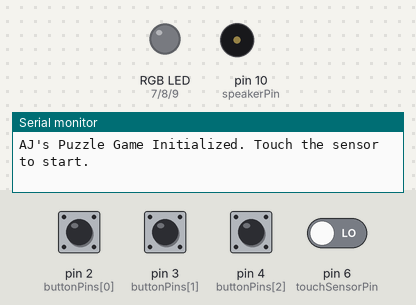
A sketch run on a simulated Arduino Uno, built with avr-gcc and run on an emulated ATmega328P. Shown: an RGB LED mixed from three pins (HIGH = lit), buzzer (waves = sounding), the last lines printed to the serial monitor. The inputs (shaded band) are chosen by the test bench; at power-on: pin 2 (buttonPins[0]), pin 3 (buttonPins[1]), pin 4 (buttonPins[2]) HIGH, pin 6 (touchSensorPin) LOW.

Above: at 1.2 s.
1.3 s: pin 6 (touchSensorPin) driven HIGH
At 2.0 s:
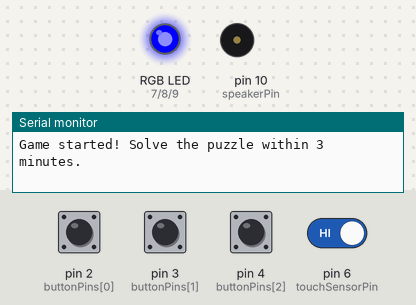
3.9 s: pin 3 (buttonPins[1]) pulled LOW for 0.15 s
At 4.3 s:
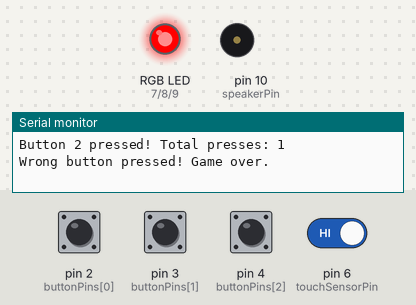
6.9 s: pin 3 (buttonPins[1]) pulled LOW for 1 s
At 7.65 s:
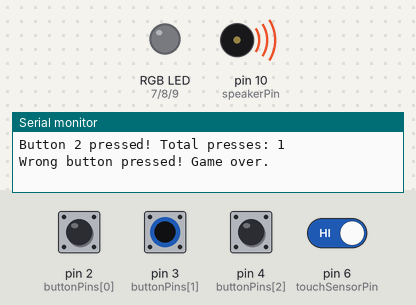
10.3 s: pin 4 (buttonPins[2]) pulled LOW for 0.15 s
At 13.9 s:
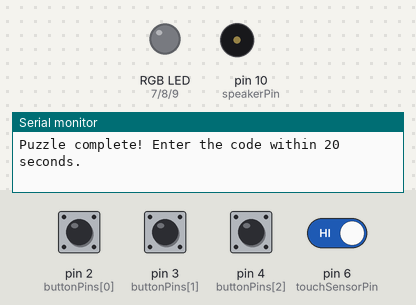
Timing chart, 0 to 14.4 s (numbered marks = the images above; inputs shaded):
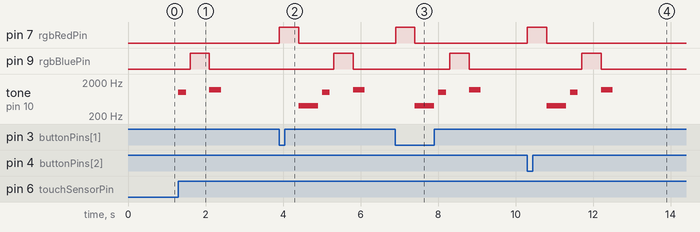

Measured:
- after the input at 1.3 s, pin 9 (rgbBluePin): LOW → HIGH after 0.30 s, → LOW 0.50 s later; tone on pin 10 (speakerPin): silent → 1000 Hz at once, → silent 0.20 s later, → 1200 Hz 0.60 s later, → silent 0.30 s later
- after the input at 3.9 s, pin 7 (rgbRedPin): LOW → HIGH at once, → LOW 0.50 s later; pin 9 (rgbBluePin): LOW → HIGH after 1.4 s, → LOW 0.50 s later; tone on pin 10 (speakerPin): plays 400 Hz for 0.50 s, 1000 Hz for 0.20 s, 1200 Hz for 0.30 s, starting after 0.51 s
- after the input at 6.9 s, pin 7 (rgbRedPin): LOW → HIGH at once, → LOW 0.50 s later; pin 9 (rgbBluePin): LOW → HIGH after 1.4 s, → LOW 0.50 s later; tone on pin 10 (speakerPin): plays 400 Hz for 0.50 s, 1000 Hz for 0.20 s, 1200 Hz for 0.30 s, starting after 0.51 s
- after the input at 10.3 s, pin 7 (rgbRedPin): LOW → HIGH at once, → LOW 0.50 s later; pin 9 (rgbBluePin): LOW → HIGH after 1.4 s, → LOW 0.50 s later; tone on pin 10 (speakerPin): plays 400 Hz for 0.50 s, 1000 Hz for 0.20 s, 1200 Hz for 0.30 s, starting after 0.51 s

The sketch:

FinalProject_Puzzle.ino
```cpp
// AJ's Puzzle Game with Touch Sensor Completion Logic

// Pin Definitions
const int touchSensorPin = 6; // Touch sensor pin
const int speakerPin = 10;    // Speaker pin
const int rgbRedPin = 7;      // RGB LED Red pin
const int rgbGreenPin = 8;    // RGB LED Green pin
const int rgbBluePin = 9;     // RGB LED Blue pin
const int buttonPins[] = {2, 3, 4}; // Pins for buttons
const int numButtons = 3;
const int pulseSensorPin = A0; // Pulse sensor pin

// Time Limits
const unsigned long puzzleTimeLimit = 180000; // 3 minutes
const unsigned long codeTimeLimit = 20000;   // 20 seconds

// Game States
enum GameState { WAIT_FOR_START, PUZZLE_SOLVING, CODE_ENTRY, GAME_OVER, GAME_SUCCESS };
GameState currentState = WAIT_FOR_START;

// Timers
unsigned long stateStartTime = 0;
unsigned long lastButtonPressTime[numButtons] = {0}; // For debounce
const unsigned long debounceDelay = 50;             // 50ms debounce delay

// Code Sequence
const int codeSequence[] = {0, 1, 2}; // Button indices (0-based)
const int pressCounts[] = {2, 1, 3};  // Press counts for each step
const int codeLength = 3;
int buttonPressCounts[numButtons] = {0};
bool buttonStates[numButtons] = {false};
int currentStep = 0;

void setup() {
  Serial.begin(9600);

  // Pin Initialization
  pinMode(touchSensorPin, INPUT);
  pinMode(speakerPin, OUTPUT);
  pinMode(rgbRedPin, OUTPUT);
  pinMode(rgbGreenPin, OUTPUT);
  pinMode(rgbBluePin, OUTPUT);
  for (int i = 0; i < numButtons; i++) {
    pinMode(buttonPins[i], INPUT_PULLUP);
  }

  Serial.println("AJ's Puzzle Game Initialized. Touch the sensor to start.");
}

void loop() {
  unsigned long currentTime = millis(); // Current time

  switch (currentState) {
    case WAIT_FOR_START:
      handleWaitForStart(currentTime);
      break;

    case PUZZLE_SOLVING:
      handlePuzzleSolving(currentTime);
      break;

    case CODE_ENTRY:
      handleCodeEntry(currentTime);
      break;

    case GAME_OVER:
      handleGameOver();
      break;

    case GAME_SUCCESS:
      handleGameSuccess();
      break;
  }
}

// State Handlers
void handleWaitForStart(unsigned long currentTime) {
  int touchState = digitalRead(touchSensorPin);

  if (touchState == HIGH) {
    currentState = PUZZLE_SOLVING;
    stateStartTime = currentTime;
    playSound(1000, 200); // Short sound
    Serial.println("Game started! Solve the puzzle within 3 minutes.");
  }
}

void handlePuzzleSolving(unsigned long currentTime) {
  unsigned long elapsedTime = currentTime - stateStartTime;
  int touchState = digitalRead(touchSensorPin);

  if (elapsedTime >= puzzleTimeLimit) {
    Serial.println("Time's up! Game over.");
    flashRed();
    playSound(400, 500); // Low failure sound
    currentState = GAME_OVER;
    return;
  }

  if (touchState == HIGH) {
    currentState = CODE_ENTRY;
    stateStartTime = currentTime;
    flashBlue();
    playSound(1200, 300); // Short success sound
    Serial.println("Puzzle complete! Enter the code within 20 seconds.");
  }
}

void handleCodeEntry(unsigned long currentTime) {
  unsigned long elapsedTime = currentTime - stateStartTime;

  // Check if the user runs out of time
  if (elapsedTime >= codeTimeLimit) {
    Serial.println("Code time expired! Game over.");
    flashRed();
    playSound(400, 500); // Low failure sound
    currentState = GAME_OVER;
    return;
  }

  // Process button presses with debounce
  for (int i = 0; i < numButtons; i++) {
    int buttonState = digitalRead(buttonPins[i]);

    // Debounce logic: Ignore rapid toggling
    if (buttonState == LOW && (currentTime - lastButtonPressTime[i] > debounceDelay)) {
      lastButtonPressTime[i] = currentTime;

      if (!buttonStates[i]) {
        buttonStates[i] = true; // Mark button as pressed
        buttonPressCounts[i]++;

        Serial.print("Button ");
        Serial.print(i + 1);
        Serial.print(" pressed! Total presses: ");
        Serial.println(buttonPressCounts[i]);

        // Check if the current button matches the expected sequence
        if (i == codeSequence[currentStep]) {
          if (buttonPressCounts[i] == pressCounts[currentStep]) {
            // Correct number of presses for the current step
            currentStep++; // Move to the next step

            // Check if all steps are complete
            if (currentStep == codeLength) {
              Serial.println("Code correct! Game won!");
              flashGreen();
              playSound(1500, 300);
              currentState = GAME_SUCCESS;
              return;
            }
          } else if (buttonPressCounts[i] > pressCounts[currentStep]) {
            // Too many presses for the current step
            Serial.println("Too many presses! Game over.");
            flashRed();
            playSound(400, 500);
            currentState = GAME_OVER;
            return;
          }
        } else {
          // Button press doesn't match the expected sequence
          Serial.println("Wrong button pressed! Game over.");
          flashRed();
          playSound(400, 500);
          currentState = GAME_OVER;
          return;
        }
      }
    }

    if (buttonState == HIGH && buttonStates[i]) {
      buttonStates[i] = false; // Reset button state when released
    }
  }
}

void handleGameOver() {
  Serial.println("Game Over. Resetting...");
  resetGame();
}

void handleGameSuccess() {
  Serial.println("Congratulations! You won!");
  displayHeartRate();
  resetGame();
}

// Utility Functions
void playSound(int frequency, int duration) {
  tone(speakerPin, frequency, duration);
  delay(duration + 100);
}

void flashRed() {
  setColor(255, 0, 0);
  delay(500);
  setColor(0, 0, 0);
}

void flashBlue() {
  setColor(0, 0, 255);
  delay(500);
  setColor(0, 0, 0);
}

void flashGreen() {
  setColor(0, 255, 0);
  delay(500);
  setColor(0, 0, 0);
}

void setColor(int red, int green, int blue) {
  analogWrite(rgbRedPin, red);
  analogWrite(rgbGreenPin, green);
  analogWrite(rgbBluePin, blue);
}

void displayHeartRate() {
  int pulseValue = analogRead(pulseSensorPin);
  int heartRate = map(pulseValue, 0, 1023, 60, 100); // Example mapping
  Serial.print("Your heart rate: ");
  Serial.print(heartRate);
  Serial.println(" BPM.");
}

void resetGame() {
  currentState = WAIT_FOR_START;
  stateStartTime = 0;
  currentStep = 0;
  for (int i = 0; i < numButtons; i++) {
    buttonPressCounts[i] = 0;
  }
  Serial.println("Game reset. Touch the sensor to restart.");
}
```
